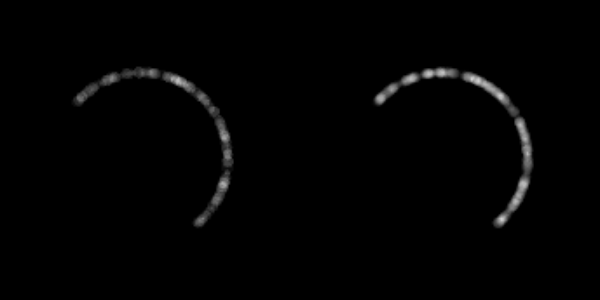

Recreate this plot in Python.
#!/usr/bin/env python

# Demonstrate vtkDensifyPointCloudFilter by clipping a bounded point source
# to a hemisphere, computing point density before and after densification,
# and displaying the density slices side by side.

# Factory overrides
import vtkmodules.vtkInteractionStyle  # noqa: F401
import vtkmodules.vtkRenderingFreeType  # noqa: F401
import vtkmodules.vtkRenderingOpenGL2  # noqa: F401

from vtkmodules.vtkCommonCore import vtkMath
from vtkmodules.vtkCommonDataModel import (
    vtkPlane,
    vtkSphere,
)
from vtkmodules.vtkFiltersCore import vtkClipPolyData
from vtkmodules.vtkFiltersPoints import (
    vtkBoundedPointSource,
    vtkDensifyPointCloudFilter,
    vtkFitImplicitFunction,
    vtkPointDensityFilter,
)
from vtkmodules.vtkRenderingCore import (
    vtkImageSlice,
    vtkImageSliceMapper,
    vtkRenderWindow,
    vtkRenderWindowInteractor,
    vtkRenderer,
)

# Parameters
res = 100
n_pts = 1000000
math = vtkMath()
math.RandomSeed(31415)

# Create bounded random point source
points = vtkBoundedPointSource()
points.SetNumberOfPoints(n_pts)
points.ProduceRandomScalarsOn()
points.ProduceCellOutputOff()
points.Update()

# Sphere implicit function
sphere = vtkSphere()
sphere.SetCenter(0.0, 0.1, 0.2)
sphere.SetRadius(0.75)

# Extract points within sphere
extract = vtkFitImplicitFunction()
extract.SetInputConnection(points.GetOutputPort())
extract.SetImplicitFunction(sphere)
extract.SetThreshold(0.005)
extract.GenerateVerticesOn()

# Clip with a plane
plane = vtkPlane()
plane.SetOrigin(sphere.GetCenter())
plane.SetNormal(1, 1, 1)

clipper = vtkClipPolyData()
clipper.SetInputConnection(extract.GetOutputPort())
clipper.SetClipFunction(plane)

# Density before densification
density_filter_0 = vtkPointDensityFilter()
density_filter_0.SetInputConnection(clipper.GetOutputPort())
density_filter_0.SetSampleDimensions(res, res, res)
density_filter_0.SetDensityEstimateToFixedRadius()
density_filter_0.SetRadius(0.05)
density_filter_0.SetDensityFormToVolumeNormalized()
density_filter_0.Update()
scalar_range = density_filter_0.GetOutput().GetScalarRange()

slice_mapper_0 = vtkImageSliceMapper()
slice_mapper_0.BorderOn()
slice_mapper_0.SliceAtFocalPointOn()
slice_mapper_0.SliceFacesCameraOn()
slice_mapper_0.SetInputConnection(density_filter_0.GetOutputPort())

slice_0 = vtkImageSlice()
slice_0.SetMapper(slice_mapper_0)
slice_0.GetProperty().SetColorWindow(scalar_range[1] - scalar_range[0])
slice_0.GetProperty().SetColorLevel(0.5 * (scalar_range[0] + scalar_range[1]))

# Densify and recompute density
print("Number of input points: {0}".format(clipper.GetOutput().GetNumberOfPoints()))
densify_filter = vtkDensifyPointCloudFilter()
densify_filter.SetInputConnection(clipper.GetOutputPort())
densify_filter.SetTargetDistance(0.025)
densify_filter.SetMaximumNumberOfIterations(5)
densify_filter.Update()
print("Number of output points: {0}".format(densify_filter.GetOutput().GetNumberOfPoints()))

density_filter_1 = vtkPointDensityFilter()
density_filter_1.SetInputConnection(densify_filter.GetOutputPort())
density_filter_1.SetSampleDimensions(res, res, res)
density_filter_1.SetDensityEstimateToFixedRadius()
density_filter_1.SetRadius(0.05)
density_filter_1.SetDensityFormToVolumeNormalized()
density_filter_1.Update()
scalar_range = density_filter_1.GetOutput().GetScalarRange()

slice_mapper_1 = vtkImageSliceMapper()
slice_mapper_1.BorderOn()
slice_mapper_1.SliceAtFocalPointOn()
slice_mapper_1.SliceFacesCameraOn()
slice_mapper_1.SetInputConnection(density_filter_1.GetOutputPort())

slice_1 = vtkImageSlice()
slice_1.SetMapper(slice_mapper_1)
slice_1.GetProperty().SetColorWindow(scalar_range[1] - scalar_range[0])
slice_1.GetProperty().SetColorLevel(0.5 * (scalar_range[0] + scalar_range[1]))

# Renderers side by side
renderer_0 = vtkRenderer()
renderer_0.SetViewport(0, 0, 0.5, 1.0)
renderer_0.AddActor(slice_0)
renderer_0.SetBackground(0, 0, 0)

renderer_1 = vtkRenderer()
renderer_1.SetViewport(0.5, 0, 1, 1.0)
renderer_1.AddActor(slice_1)
renderer_1.SetBackground(0, 0, 0)

# Window
render_window = vtkRenderWindow()
render_window.AddRenderer(renderer_0)
render_window.AddRenderer(renderer_1)
render_window.SetSize(600, 300)
render_window.SetWindowName("densify pointcloud filter")

# Scene
camera = renderer_0.GetActiveCamera()
camera.ParallelProjectionOn()
camera.SetFocalPoint(0, 0, 0)
camera.SetPosition(0, 0, 1)
renderer_0.ResetCamera()
renderer_1.SetActiveCamera(camera)

# Interactor
interactor = vtkRenderWindowInteractor()
interactor.SetRenderWindow(render_window)

interactor.Initialize()
interactor.Start()
